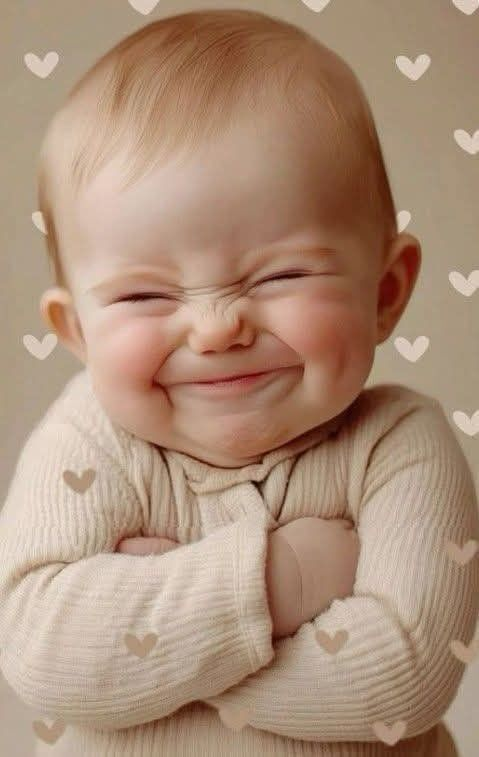
#> input picture Prac/Python/AI&OpenCV/1231/baby.jpg, 479 x 757 px, found by its file name
$ python 01.py
#> lines starting #> are read from the running program, lines starting #| are printed output that depends on the picture; after the words box and inside, x2 and y2 are one past the last pixel; in counts of white or black regions, pixels touching at a corner belong together
import cv2
import numpy as np
import matplotlib.pyplot as plt


# 객체 탐지
# 이미지에서 객체의 위치(바운딩 박스)와 클래스를 예측
# - 분류: 이미지 전체가 무엇인가?
# - 탐지: 어디에 무엇이 있는가?
# - 분할: 픽셀 단위로 무엇인가?

# 모델 불러오기
face_cascade = cv2.CascadeClassifier(
    cv2.data.haarcascades + 'haarcascade_frontalface_default.xml')

# 이미지 읽어오기
img = cv2.imread("Prac/Python/AI&OpenCV/1231/baby.jpg")
#> img is the input picture: shape (757, 479, 3); mean B, G, R 121.1, 143.3, 172.3

# 이미지 그레이스케일로 변환
gray = cv2.cvtColor(img, cv2.COLOR_BGR2GRAY)
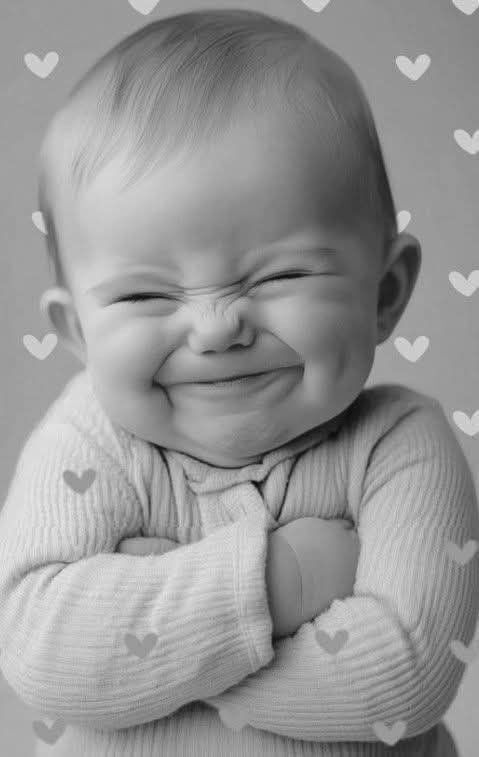
#> gray: shape (757, 479); min 9, max 238, mean 149.4

# 객체 탐지 알고리즘 실행
faces = face_cascade.detectMultiScale(
    gray, scaleFactor=1.1, minNeighbors=5, minSize=(20, 20)
)
#> faces = [[58, 178, 284, 284]]

# 원본 이미지에 사각형 그리기
for x, y, w, h in faces:
    cv2.rectangle(img, (x, y), (x + w, y + h), (0, 255, 0), 2)
#> this loop made 1 pass
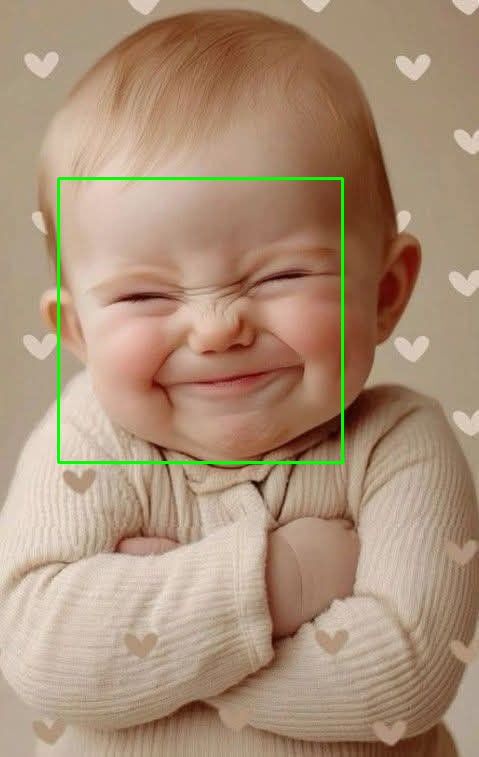
#> img: shape (757, 479, 3); 0.94% of pixels changed, all inside (x1, y1, x2, y2) = (57, 177, 344, 464)

cv2.imshow("face recognition", img)
cv2.waitKey(0)
cv2.destroyAllWindows()
